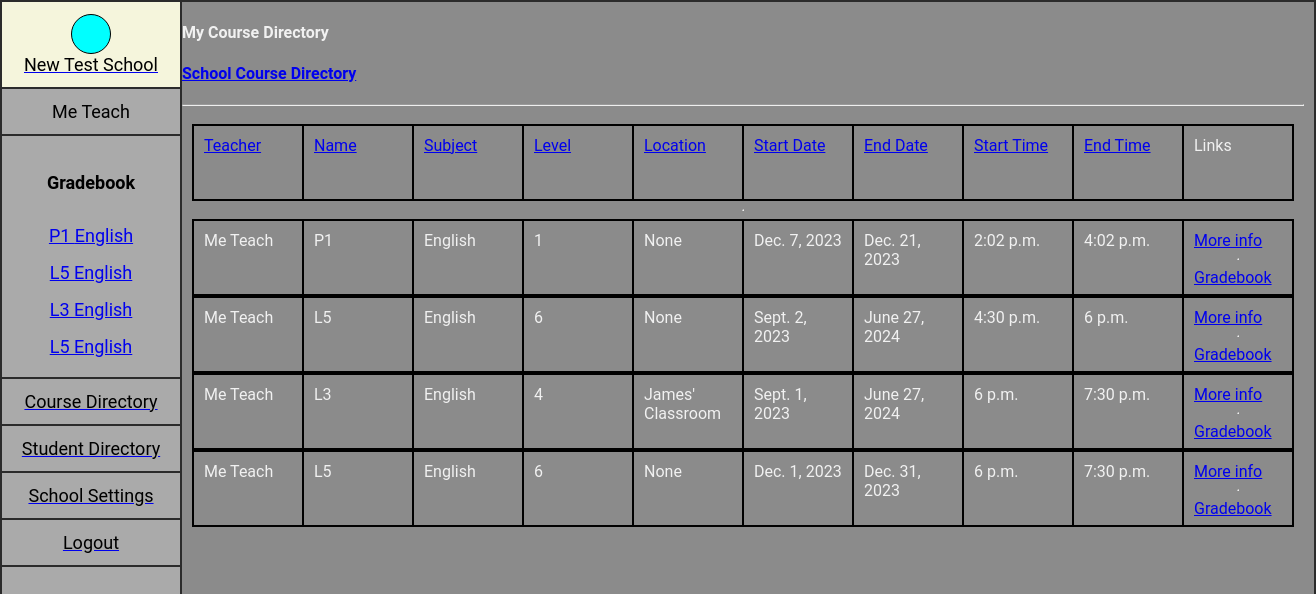
/courses/all/ (signed in), run on the app's committed database.
### app/user.py (models this page shows, shortened)
class User(AbstractUser):
    first_name = models.CharField(max_length=256, blank=True)
    last_name = models.CharField(max_length=256, blank=True)
    phone = models.CharField(max_length=32, blank=True)
    social = models.CharField(max_length=64, blank=True, null=True) #for use with other contact servicers such as LINE, MESSENGER or WHATSAPP
    school = models.ForeignKey('School', on_delete=models.SET_NULL, related_name='user', null=True, blank=True)
    tag = models.CharField(max_length=64, blank=True, null=True) #if they have a school ID or other form of required identifier.
    is_admin = models.BooleanField(default=False)
    is_teacher = models.BooleanField(default=False)
    is_parent = models.BooleanField(default=False)
    timestamp = models.DateTimeField(auto_now_add=True)
    pass
    def __str__(self):
        return f"{self.first_name + ' ' + self.last_name}"

### app/models.py (models this page shows, shortened)
class School(models.Model):
    master = models.ForeignKey('User', on_delete=models.CASCADE, related_name='created_school', null=False)
    admins = models.ManyToManyField('User', related_name='admin_school')
    name = models.CharField(max_length=128, blank=False, null=True)
    address = models.CharField(max_length=512, blank=False, null=True)
    phone = models.CharField(max_length=32, blank=False, null=True)
    admin_code = models.CharField(max_length=14, blank=False, default='aaaa-aaaa-aaaa') #referal code
    teacher_code = models.CharField(max_length=14, blank=False, default='aaaa-aaaa-aaaa') #referal code
    parent_code = models.CharField(max_length=14, blank=False, default='aaaa-aaaa-aaaa') #referal code
    timestamp = models.DateTimeField(auto_now_add=True)
    objects = models.Manager()

class Course(models.Model):
    school = models.ForeignKey('School', on_delete=models.CASCADE, related_name='facility', null=False)
    teacher = models.ForeignKey('User', on_delete=models.SET_NULL, related_name='teacher', null=True, blank=True)
    added_by = models.ForeignKey('User', on_delete=models.CASCADE, related_name='course_added_by', null=True, blank=True)
    name = models.CharField(max_length=64, blank=False, null=True) #name of class
    subject = models.CharField(max_length=128, blank=False) #subject of class
    grade_type = models.BooleanField(default=0, blank=False) #used to set grading system
    code = models.CharField(max_length=128, blank=True, null=True) #class identifer or differentiator(if any)
    level = models.CharField(max_length=24, blank=True, null=True)
    description = models.TextField(max_length=512, blank=True, null=True)
    online = models.BooleanField(default=False, blank=True, null=True) #if course is online(true) or inperson (false)
    location = models.CharField(max_length=128, blank=True, null=True) #physical location of class if any
    students = models.PositiveIntegerField(blank=True, null=True, default=0)
    start_date = models.DateField(auto_now_add=False, blank=True, null=True)
    end_date = models.DateField(auto_now_add=False, blank=True, null=True)
    start_time = models.TimeField(blank=True, default='0:0:0')
    end_time = models.TimeField(blank=True, default='0:0:0')
    timestamp = models.DateTimeField(auto_now_add=True)

### app/views.py (the view)
# urls.py: path("courses/all/", views.courses, name="courses"),
@csrf_exempt
@login_required
def courses(request, source=None, sortby=None):
    user = request.user
    all = False
    courses_list = []
    courses = []
    if user.school:
        try:
            if source == 'school':
                if sortby == None:
                    courses_list = Course.objects.filter(school=user.school).order_by('teacher', 'start_time')
                else:
                    courses_list = Course.objects.filter(school=user.school).order_by(sortby)
                courses = Course.objects.filter(teacher=user).order_by('start_time')
                course_count = len(courses_list)
                all = True
            else:
                if sortby == None:
                    courses = Course.objects.filter(teacher=user).order_by('start_time')
                else:
                    courses = Course.objects.filter(teacher=user).order_by(sortby)
                courses_list = courses
                course_count = len(courses_list)
        except:
            courses = Course.objects.filter(teacher=user).order_by(sortby)
            courses_list = courses
            course_count = len(courses_list)
        return render(request, "app/courses/courses.html", {'courses':courses,
                                                            'courses_list':courses_list,
                                                            'course_count':course_count,
                                                            'all': all})
    else:
        return HttpResponseRedirect(reverse("index"))

### app/templates/app/courses/courses.html (shortened to what this page needs)
{% extends 'app/layout.html' %}
{% load static %}
{% block body %}
<body>
    <div id="course_view">
    {% if course_count > 0 %}
        {% if user.is_admin and all == False %}
        <h4>My Course Directory</h4>
        <a class="button" href="{% url 'courses' 'school' %}">
            <h4>School Course Directory</h4>
        </a>
        {% endif %}
        <hr>
        <div class="course-view" style="border:none;">
            <div class="course-row">
                <a href="{% url 'courses' 'school' 'teacher' %}"> <div class="course-box">Teacher</div> </a>
                <a href="{% url 'courses' 'school' 'name' %}"><div class="course-box">Name</div></a>
                <a href="{% url 'courses' 'school' 'subject' %}"><div class="course-box">Subject</div></a>
                <a href="{% url 'courses' 'school' 'level' %}"><div class="course-box">Level</div></a>
                <a href="{% url 'courses' 'school' 'location' %}"><div class="course-box">Location</div></a>
                <a href="{% url 'courses' 'school' 'start_date' %}"><div class="course-box">Start Date</div></a>
                <a href="{% url 'courses' 'school' 'end_date' %}"><div class="course-box">End Date</div></a>
                <a href="{% url 'courses' 'school' 'start_time' %}"><div class="course-box">Start Time</div></a>
                <a href="{% url 'courses' 'school' 'end_time' %}"><div class="course-box">End Time</div></a>
                <div class="course-box">Links</div>
            </div>
            <hr>
            {% for course in courses_list %}
                <div class="course-row">
                    {% if course.teacher %}
                        <div class="course-box">{{course.teacher}}</div>
                    {% else %}
                        <div class="course-box"></div>
                    {% endif %}
                    <div class="course-box">{{course.name}}</div>
                    <div class="course-box">{{course.subject}}</div>
                    <div class="course-box">{{course.level}}</div>
                    <div class="course-box">{{course.location}}</div>
                    <div class="course-box">{{course.start_date}}</div>
                    <div class="course-box">{{course.end_date}}</div>
                    <div class="course-box">{{course.start_time}}</div>
                    <div class="course-box">{{course.end_time}}</div>
                    <div class="course-box">
                            <a class="button" href="{% url 'course' course.code %}">More info</a>
                            <hr>
                            {% if course.teacher.id == user.id or user.is_admin %}
                            <a class="button" href="{% url 'gradebook' course.code %}">Gradebook</a>
                            {% endif %}
                    </div>
                </div>
            {% endfor %}
        </div>
    {% endif %}
    </div>
</body>
{% endblock %}

### app/templates/app/layout.html (shortened to what this page needs)
{% load static %}
<!DOCTYPE html>
<html>
    <head>
        <link href="{% static 'app/styles.css' %}" rel="stylesheet">
    </head>
    <div class="row">
        <div class="frame">
            {% if request.user.is_authenticated %}
                <div class="nav-line" id="nav-line">
                    {% if user.school %}
                    <a href="{% url 'index' %}">
                    <div class="nav-block" id="schoolBlock">
                        <div class="nav-img"></div>
                        <div>{{ user.school.name }}</div>
                    </div>
                    </a>
                    {% endif %}
                    <div class="nav-block" id="teacherBlock">
                        <div>{{ user.first_name }} {{user.last_name}}</div>
                    </div>
                    {% if user.school %}
                        {% if user.is_teacher and courses %}
                        <div class="nav-block" id="gradebook-block">
                            <h4>Gradebook</h4>
                            {% for course in courses %}
                            <a href="{% url 'gradebook' course.code %}" class="nav-dropdown-item">{{ course.name }} {{course.subject}}</a>
                            {% endfor %}
                        </div>
                        {% endif %}
                        {% if user.is_admin %}
                        <a class="button" href="{% url 'courses' 'school' %}">
                            <div class="nav-block" id="CoursesBlock">Course Directory</div>
                        </a>
                        <a class="button" href="{% url 'students' 'school' %}">
                            <div class="nav-block">Student Directory</div>
                        </a>
                        <a class="button" href="{% url 'settings' %}">
                            <div class="nav-block" id="settingsBlock">School Settings</div>
                        </a>
                        {% endif %}
                    {% endif %}
                    <a class="button" href="{% url 'logout' %}">
                        <div class="nav-block" >Logout</div>
                    </a>
                </div>
            {% endif %}
            <main>
                {% block body %}
                {% endblock %}
            </main>
        </div>
    </div>
</html>

### app/static/app/styles.css (style rules this page uses)
body, html, nav, main { height: 100%; }
* { box-sizing:border-box; }
body { display: flex; flex-direction: column; margin: 0; background-color: rgb(40, 40, 40); font-family: 'Roboto', arial; color: rgb(241, 241, 241); }
.row { display: flex; flex: 1; }
.frame { display:flex; flex-direction: row; flex-grow: 1; flex-shrink: 1; flex-basis: 0; background-color: rgb(139, 139, 139); border: .25vh solid #2b2b2b; }
.nav-line { display: flex; flex-direction: column; width: 180px; height: 100%; background-color: rgb(170, 170, 170); border-right: .25vh solid #2b2b2b; }
.nav-block { display: flex; flex-direction: column; justify-content: flex-start; align-items: center; width: auto; height: fit-content; padding: 1.5vh; color: black; font-size: large; border-bottom: .25vh solid #2b2b2b; }
.nav-img { width: 40px; height: 40px; border-radius: 100%; border: 1px solid black; background-color: aqua; }
.nav-dropdown-item { display: flex; align-items: center; justify-content: space-evenly; width: 100%; align-self: flex-end; padding:1vh; }
#schoolBlock { background-color: beige; }
#teacherBlock { justify-content: none; align-items: none; }
.course-view { padding:10px; display: flex; flex-direction: column; border: 1px solid black; flex-grow: 1; width: 100%; }
.course-box { padding:10px; display: flex; flex-direction: column; border: 1px solid black; flex-grow: 1; width: 110px; height: 75px; }
.course-row { display: flex; flex-direction: row; justify-content: space-between; flex-wrap: nowrap; border: 1px solid black; }

### data on the page
User: school.name "New Test School", first_name "Me", last_name "Teach"
Course: name "P1", subject "English", teacher "Me Teach", level "1", location "None", start_date "Dec. 7, 2023", end_date "Dec. 21, 2023", start_time "2:02 p.m.", end_time "4:02 p.m.", shows "Gradebook"
Course: name "L5", subject "English", teacher "Me Teach", level "6", location "None", start_date "Sept. 2, 2023", end_date "June 27, 2024", start_time "4:30 p.m.", end_time "6 p.m.", shows "Gradebook"
Course: name "L3", subject "English", teacher "Me Teach", level "4", location "James' Classroom", start_date "Sept. 1, 2023", end_date "June 27, 2024", start_time "6 p.m.", end_time "7:30 p.m.", shows "Gradebook"
Course: name "L5", subject "English", teacher "Me Teach", level "6", location "None", start_date "Dec. 1, 2023", end_date "Dec. 31, 2023", start_time "6 p.m.", end_time "7:30 p.m.", shows "Gradebook"
